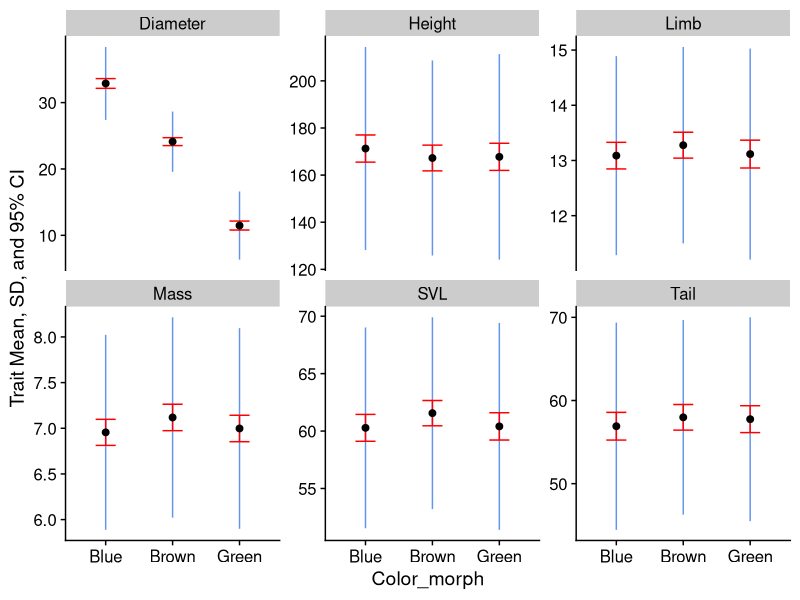

This figure's R source:
## ---- chunk 1
# This invisible block is a workaround for Travis CI not having the tidyverse meta-package; 
library(ggplot2)
library(dplyr)
library(readr)
library(tibble)
library(tidyr)
library(forcats)
library(cowplot)
theme_set(theme_cowplot())
lizards <- read_csv("example_data/anoles.csv") # See Appendix A if you don't have this
succession_data_wide <- read_csv("example_data/succession_wide.csv")
yeast_data <- read_csv("example_data/yeast_data_partial.csv")
knitr::opts_chunk$set(collapse = TRUE)
# Capture View()
# rm(View)
real_view = View
View = function(x,...){
  # Scrollable table output
  # knitr::kable(head(x))
  x %>% head(n = 10) %>% 
    kableExtra::kbl() %>% 
    kableExtra::kable_paper() %>% 
    kableExtra::scroll_box(width = "100%")
} 
## ---- chunk 2
View(succession_data_wide)
## ---- chunk 3
succession_data_wide %>% 
  pivot_longer(
    # The first argument is the column names you want to reshape
    # This uses the same syntax of select() and across() from dplyr
    cols = -c(Type:DBH), # minus sign grabs everything NOT between Type & DBH: 
    names_to = "Species", # Name of the column that stores the old column names
    values_to = "is_present") %>%  # Name of the oclumn that stores old cell values
  View()
## ---- chunk 4
succession_longer = 
  succession_data_wide %>% pivot_longer(
    cols = -c(Type:DBH), names_to = "Species", values_to = "is_present") %>%
  filter(!is.na(is_present)) %>% # Remove missing values
  select(-is_present) # This column is no longer useful
View(succession_longer)
## ---- chunk 5
succession_sep = succession_longer %>% 
    separate(col = Type, # Column to separate; note that the arg is col, not .col
           into = c("Habitat", "Tree_type"), # Names of the new columns to separate into
           sep = "-") # the character used to mark the separation
View(succession_sep)
## ---- chunk 6
succession_tidy = succession_sep %>% 
  unite(col = "sample_point", # Name of new colum
        Habitat, Team, Sample, # columns to unite (note; these are all seaprate args)
        sep = "-", # separate the columns with a dash
        remove = FALSE # by default, unite() removes the columns to separate; this disables that because we want to keep Habitat
        ) %>% 
  select(-Team, -Sample) 
succession_tidy %>% View()
## ---- chunk 7
View(yeast_data)
## ---- chunk 8
yeast_data %>% 
  pivot_longer(G0.05:U0.3,
    names_to = c("Substrate", "Concentration"), # The names will go into these columns
    names_sep = 1, # separate the names between columns after the first character
    values_to = "Gene_expression") %>% 
  glimpse()
## ---- chunk 9

# We're going to create a list that tells pivot_longer to use the 
  # as.numeric() function on Concentration
  # a list() is basically a big box you can put any other kind of data structure into
  # Each item in a list is called an elements; elements can be named or not
  # This list has one named element; if we wanted to transform more columns, we could include them here as well
convert_concentration = list(
  Concentration = as.numeric # Note there's no parentheses; this is because we're identifying the function, not calling it.
  ) 

# We'll talk more about lists later

tidy_yeast = yeast_data %>% 
  pivot_longer(G0.05:U0.3,
    names_to = c("Substrate", "Concentration"), names_sep = 1, 
    names_transform = convert_concentration, # We could also have defined the list here
    values_to = "Gene_expression") 
tidy_yeast %>% glimpse()
## ---- chunk 10
lizard_smry_by_color = lizards %>% 
  # Group the data by color morph
  group_by(Color_morph) %>% 
  summarize(
    across(where(is.numeric), # For all numeric columns...
           list(Mean = mean, Med = median, SD = sd)
           # run mean(), meidan(), and sd() on each group & variable
           # Note that the list elements follows the pattern Name = function
    ),N = n() ) # This is outside of across, since it's only run once per group
glimpse(lizard_smry_by_color)
## ---- chunk 11
lizard_smry_tidy = lizard_smry_by_color %>% 
  pivot_longer(-c(Color_morph, N), # exclude the columns
               names_to = c("Trait", ".value"),
               names_sep = "_") %>% 
  mutate(SE = SD/sqrt(N)) # may as well calculate standard error while we're here
View(lizard_smry_tidy)
## ---- chunk 12
lizard_smry_tidy %>% 
  ggplot(aes(x = Color_morph)) + 
  facet_wrap(~Trait, scales = "free_y") +
  # SD:
  geom_linerange(aes(ymin = Mean - SD, ymax = Mean + SD), color = "cornflowerblue") + 
  # Confidence Interval:
  geom_errorbar(aes(ymin = Mean - SE * 1.96, ymax = Mean + SE * 1.96), 
                color = "red", width = .3) + 
  # Mean
  geom_point(aes(y = Mean), size = 2) + 
  ylab("Trait Mean, SD, and 95% CI") 
